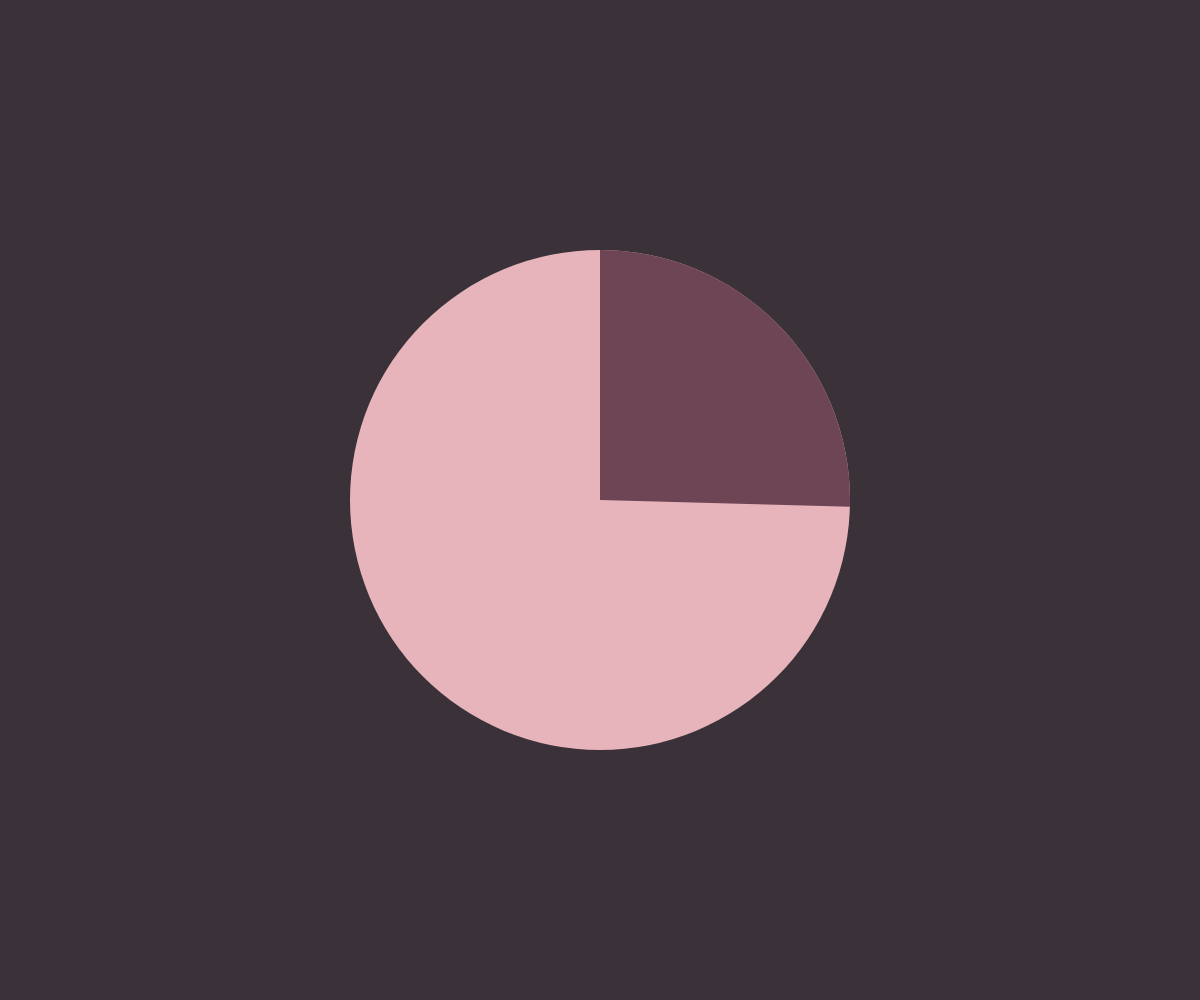
Frame 1 (no input)
Frame 60 (no input): identical to frame 1, image omitted
Frame 120 (the mouse pressed at the canvas centre since frame 60): identical to frame 1, image omitted

The p5.js sketch that drew this single still picture (run headless with seeded random() and noise() and a simulated clock; from frame 60 on, the mouse is pressed at the canvas centre):

// p5.js sketch
// ── sketch.js
let x= 0;
let y = 0;


function setup() {
    createCanvas(windowWidth, windowHeight);
    angleMode(DEGREES);
}

function draw() {
    background("#3a3238");

    translate (width/2, height/2);

    noStroke();

    fill("#E8B4BC");
    ellipse(x, y, 500);
    fill("#6E4555");

    arc(x, y, 500, 500, 270, HALF_PI);




}
